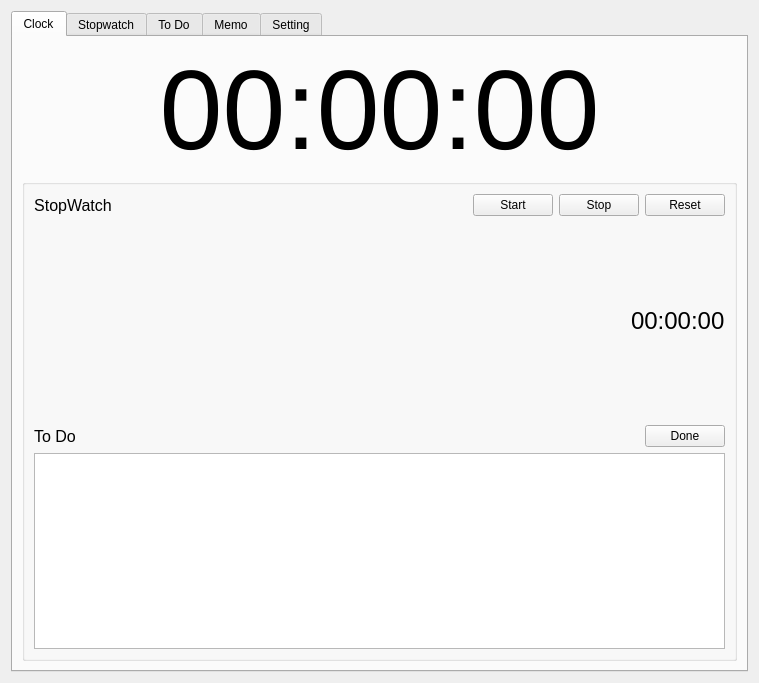
<?xml version="1.0" encoding="UTF-8"?>
<ui version="4.0">
 <class>Form</class>
 <widget class="QWidget" name="Form">
  <property name="geometry">
   <rect>
    <x>0</x>
    <y>0</y>
    <width>759</width>
    <height>683</height>
   </rect>
  </property>
  <property name="windowTitle">
   <string>Form</string>
  </property>
  <layout class="QVBoxLayout" name="verticalLayout_4">
   <item>
    <widget class="QTabWidget" name="appTab">
     <property name="sizePolicy">
      <sizepolicy hsizetype="MinimumExpanding" vsizetype="MinimumExpanding">
       <horstretch>0</horstretch>
       <verstretch>0</verstretch>
      </sizepolicy>
     </property>
     <property name="currentIndex">
      <number>0</number>
     </property>
     <widget class="QWidget" name="clockTab">
      <attribute name="title">
       <string>Clock</string>
      </attribute>
      <layout class="QHBoxLayout" name="horizontalLayout">
       <item>
        <layout class="QVBoxLayout" name="verticalLayout_8">
         <item>
          <widget class="QLabel" name="clockLabel">
           <property name="sizePolicy">
            <sizepolicy hsizetype="Preferred" vsizetype="Preferred">
             <horstretch>0</horstretch>
             <verstretch>0</verstretch>
            </sizepolicy>
           </property>
           <property name="font">
            <font>
             <pointsize>85</pointsize>
            </font>
           </property>
           <property name="text">
            <string>00:00:00</string>
           </property>
           <property name="alignment">
            <set>Qt::AlignCenter</set>
           </property>
           <property name="margin">
            <number>50</number>
           </property>
          </widget>
         </item>
         <item>
          <widget class="QGroupBox" name="mainGroupBox">
           <property name="title">
            <string/>
           </property>
           <layout class="QHBoxLayout" name="horizontalLayout_21">
            <item>
             <layout class="QVBoxLayout" name="verticalLayout_11">
              <item>
               <layout class="QHBoxLayout" name="horizontalLayout_5">
                <item>
                 <widget class="QLabel" name="mainStopwatchLabel">
                  <property name="font">
                   <font>
                    <pointsize>12</pointsize>
                   </font>
                  </property>
                  <property name="text">
                   <string>StopWatch</string>
                  </property>
                  <property name="alignment">
                   <set>Qt::AlignCenter</set>
                  </property>
                 </widget>
                </item>
                <item>
                 <spacer name="horizontalSpacer_10">
                  <property name="orientation">
                   <enum>Qt::Horizontal</enum>
                  </property>
                  <property name="sizeHint" stdset="0">
                   <size>
                    <width>40</width>
                    <height>20</height>
                   </size>
                  </property>
                 </spacer>
                </item>
                <item>
                 <widget class="QPushButton" name="mainStopwatchStart">
                  <property name="text">
                   <string>Start</string>
                  </property>
                 </widget>
                </item>
                <item>
                 <widget class="QPushButton" name="mainStopwatchStop">
                  <property name="text">
                   <string>Stop</string>
                  </property>
                 </widget>
                </item>
                <item>
                 <widget class="QPushButton" name="mainStopwatchReset">
                  <property name="text">
                   <string>Reset</string>
                  </property>
                 </widget>
                </item>
               </layout>
              </item>
              <item>
               <layout class="QHBoxLayout" name="horizontalLayout_10">
                <property name="topMargin">
                 <number>5</number>
                </property>
                <property name="bottomMargin">
                 <number>5</number>
                </property>
                <item>
                 <widget class="QWidget" name="prog_Stopwatch" native="true">
                  <property name="sizePolicy">
                   <sizepolicy hsizetype="MinimumExpanding" vsizetype="MinimumExpanding">
                    <horstretch>0</horstretch>
                    <verstretch>0</verstretch>
                   </sizepolicy>
                  </property>
                  <property name="minimumSize">
                   <size>
                    <width>0</width>
                    <height>50</height>
                   </size>
                  </property>
                  <property name="contextMenuPolicy">
                   <enum>Qt::CustomContextMenu</enum>
                  </property>
                 </widget>
                </item>
                <item>
                 <widget class="QLabel" name="mainStopwatchTime">
                  <property name="font">
                   <font>
                    <pointsize>18</pointsize>
                   </font>
                  </property>
                  <property name="contextMenuPolicy">
                   <enum>Qt::CustomContextMenu</enum>
                  </property>
                  <property name="text">
                   <string>00:00:00</string>
                  </property>
                 </widget>
                </item>
               </layout>
              </item>
              <item>
               <layout class="QHBoxLayout" name="horizontalLayout_22">
                <property name="topMargin">
                 <number>0</number>
                </property>
                <item>
                 <widget class="QLabel" name="label_7">
                  <property name="font">
                   <font>
                    <pointsize>12</pointsize>
                   </font>
                  </property>
                  <property name="text">
                   <string>To Do</string>
                  </property>
                  <property name="alignment">
                   <set>Qt::AlignCenter</set>
                  </property>
                 </widget>
                </item>
                <item>
                 <spacer name="horizontalSpacer_9">
                  <property name="orientation">
                   <enum>Qt::Horizontal</enum>
                  </property>
                  <property name="sizeHint" stdset="0">
                   <size>
                    <width>40</width>
                    <height>20</height>
                   </size>
                  </property>
                 </spacer>
                </item>
                <item>
                 <widget class="QPushButton" name="mainDoneButton">
                  <property name="text">
                   <string>Done</string>
                  </property>
                 </widget>
                </item>
               </layout>
              </item>
              <item>
               <widget class="QListView" name="mainListView">
                <property name="sizePolicy">
                 <sizepolicy hsizetype="MinimumExpanding" vsizetype="MinimumExpanding">
                  <horstretch>0</horstretch>
                  <verstretch>0</verstretch>
                 </sizepolicy>
                </property>
                <property name="contextMenuPolicy">
                 <enum>Qt::CustomContextMenu</enum>
                </property>
                <property name="autoScrollMargin">
                 <number>5</number>
                </property>
                <property name="alternatingRowColors">
                 <bool>true</bool>
                </property>
                <property name="resizeMode">
                 <enum>QListView::Adjust</enum>
                </property>
                <property name="uniformItemSizes">
                 <bool>false</bool>
                </property>
                <property name="batchSize">
                 <number>50</number>
                </property>
               </widget>
              </item>
             </layout>
            </item>
           </layout>
          </widget>
         </item>
        </layout>
       </item>
      </layout>
     </widget>
     <widget class="QWidget" name="stopwatchTab">
      <attribute name="title">
       <string>Stopwatch</string>
      </attribute>
      <layout class="QHBoxLayout" name="horizontalLayout_4">
       <item>
        <layout class="QVBoxLayout" name="verticalLayout_3">
         <item>
          <layout class="QVBoxLayout" name="verticalLayout_7">
           <item>
            <spacer name="verticalSpacer">
             <property name="orientation">
              <enum>Qt::Vertical</enum>
             </property>
             <property name="sizeHint" stdset="0">
              <size>
               <width>20</width>
               <height>40</height>
              </size>
             </property>
            </spacer>
           </item>
           <item>
            <layout class="QHBoxLayout" name="horizontalLayout_7">
             <item>
              <widget class="QPushButton" name="addHourButton">
               <property name="sizePolicy">
                <sizepolicy hsizetype="Fixed" vsizetype="Fixed">
                 <horstretch>0</horstretch>
                 <verstretch>0</verstretch>
                </sizepolicy>
               </property>
               <property name="minimumSize">
                <size>
                 <width>80</width>
                 <height>80</height>
                </size>
               </property>
               <property name="text">
                <string/>
               </property>
              </widget>
             </item>
             <item>
              <widget class="QPushButton" name="addMinuteButton">
               <property name="sizePolicy">
                <sizepolicy hsizetype="Fixed" vsizetype="Fixed">
                 <horstretch>0</horstretch>
                 <verstretch>0</verstretch>
                </sizepolicy>
               </property>
               <property name="minimumSize">
                <size>
                 <width>80</width>
                 <height>80</height>
                </size>
               </property>
               <property name="text">
                <string/>
               </property>
              </widget>
             </item>
             <item>
              <widget class="QPushButton" name="addSecondButton">
               <property name="sizePolicy">
                <sizepolicy hsizetype="Fixed" vsizetype="Fixed">
                 <horstretch>0</horstretch>
                 <verstretch>0</verstretch>
                </sizepolicy>
               </property>
               <property name="minimumSize">
                <size>
                 <width>80</width>
                 <height>80</height>
                </size>
               </property>
               <property name="text">
                <string/>
               </property>
              </widget>
             </item>
            </layout>
           </item>
           <item>
            <spacer name="verticalSpacer_5">
             <property name="orientation">
              <enum>Qt::Vertical</enum>
             </property>
             <property name="sizeHint" stdset="0">
              <size>
               <width>20</width>
               <height>40</height>
              </size>
             </property>
            </spacer>
           </item>
           <item>
            <layout class="QHBoxLayout" name="horizontalLayout_13">
             <item>
              <spacer name="horizontalSpacer_7">
               <property name="orientation">
                <enum>Qt::Horizontal</enum>
               </property>
               <property name="sizeType">
                <enum>QSizePolicy::MinimumExpanding</enum>
               </property>
               <property name="sizeHint" stdset="0">
                <size>
                 <width>75</width>
                 <height>20</height>
                </size>
               </property>
              </spacer>
             </item>
             <item>
              <widget class="QLabel" name="lblStopwatchHour">
               <property name="font">
                <font>
                 <pointsize>85</pointsize>
                </font>
               </property>
               <property name="text">
                <string>00</string>
               </property>
               <property name="alignment">
                <set>Qt::AlignCenter</set>
               </property>
              </widget>
             </item>
             <item>
              <widget class="QLabel" name="stopwatchColon">
               <property name="sizePolicy">
                <sizepolicy hsizetype="MinimumExpanding" vsizetype="Preferred">
                 <horstretch>0</horstretch>
                 <verstretch>0</verstretch>
                </sizepolicy>
               </property>
               <property name="font">
                <font>
                 <pointsize>72</pointsize>
                </font>
               </property>
               <property name="text">
                <string>:</string>
               </property>
               <property name="alignment">
                <set>Qt::AlignCenter</set>
               </property>
              </widget>
             </item>
             <item>
              <widget class="QLabel" name="lblStopwatchMnt">
               <property name="font">
                <font>
                 <pointsize>85</pointsize>
                </font>
               </property>
               <property name="text">
                <string>00</string>
               </property>
               <property name="alignment">
                <set>Qt::AlignCenter</set>
               </property>
              </widget>
             </item>
             <item>
              <widget class="QLabel" name="stopwatchColon_1">
               <property name="sizePolicy">
                <sizepolicy hsizetype="MinimumExpanding" vsizetype="Preferred">
                 <horstretch>0</horstretch>
                 <verstretch>0</verstretch>
                </sizepolicy>
               </property>
               <property name="font">
                <font>
                 <pointsize>72</pointsize>
                </font>
               </property>
               <property name="text">
                <string>:</string>
               </property>
               <property name="alignment">
                <set>Qt::AlignCenter</set>
               </property>
              </widget>
             </item>
             <item>
              <widget class="QLabel" name="lblStopwatchSec">
               <property name="font">
                <font>
                 <pointsize>85</pointsize>
                </font>
               </property>
               <property name="text">
                <string>00</string>
               </property>
               <property name="alignment">
                <set>Qt::AlignCenter</set>
               </property>
              </widget>
             </item>
             <item>
              <spacer name="horizontalSpacer_8">
               <property name="orientation">
                <enum>Qt::Horizontal</enum>
               </property>
               <property name="sizeType">
                <enum>QSizePolicy::MinimumExpanding</enum>
               </property>
               <property name="sizeHint" stdset="0">
                <size>
                 <width>75</width>
                 <height>20</height>
                </size>
               </property>
              </spacer>
             </item>
            </layout>
           </item>
           <item>
            <spacer name="verticalSpacer_3">
             <property name="orientation">
              <enum>Qt::Vertical</enum>
             </property>
             <property name="sizeHint" stdset="0">
              <size>
               <width>20</width>
               <height>40</height>
              </size>
             </property>
            </spacer>
           </item>
           <item>
            <layout class="QHBoxLayout" name="horizontalLayout_6">
             <item>
              <widget class="QPushButton" name="takeHourButton">
               <property name="sizePolicy">
                <sizepolicy hsizetype="Fixed" vsizetype="Fixed">
                 <horstretch>0</horstretch>
                 <verstretch>0</verstretch>
                </sizepolicy>
               </property>
               <property name="minimumSize">
                <size>
                 <width>80</width>
                 <height>80</height>
                </size>
               </property>
               <property name="text">
                <string/>
               </property>
              </widget>
             </item>
             <item>
              <widget class="QPushButton" name="takeMinuteButton">
               <property name="sizePolicy">
                <sizepolicy hsizetype="Fixed" vsizetype="Fixed">
                 <horstretch>0</horstretch>
                 <verstretch>0</verstretch>
                </sizepolicy>
               </property>
               <property name="minimumSize">
                <size>
                 <width>80</width>
                 <height>80</height>
                </size>
               </property>
               <property name="text">
                <string/>
               </property>
              </widget>
             </item>
             <item>
              <widget class="QPushButton" name="takeSecondButton">
               <property name="sizePolicy">
                <sizepolicy hsizetype="Fixed" vsizetype="Fixed">
                 <horstretch>0</horstretch>
                 <verstretch>0</verstretch>
                </sizepolicy>
               </property>
               <property name="minimumSize">
                <size>
                 <width>80</width>
                 <height>80</height>
                </size>
               </property>
               <property name="text">
                <string/>
               </property>
              </widget>
             </item>
            </layout>
           </item>
           <item>
            <spacer name="verticalSpacer_4">
             <property name="orientation">
              <enum>Qt::Vertical</enum>
             </property>
             <property name="sizeHint" stdset="0">
              <size>
               <width>20</width>
               <height>40</height>
              </size>
             </property>
            </spacer>
           </item>
           <item>
            <layout class="QHBoxLayout" name="horizontalLayout_20">
             <property name="topMargin">
              <number>0</number>
             </property>
             <item>
              <widget class="QPushButton" name="startStopwatchButton">
               <property name="text">
                <string>Start</string>
               </property>
              </widget>
             </item>
             <item>
              <widget class="QPushButton" name="stopStopwatchButton">
               <property name="text">
                <string>Stop</string>
               </property>
              </widget>
             </item>
             <item>
              <widget class="QPushButton" name="resetStopwatchButton">
               <property name="text">
                <string>Reset</string>
               </property>
              </widget>
             </item>
            </layout>
           </item>
          </layout>
         </item>
        </layout>
       </item>
      </layout>
     </widget>
     <widget class="QWidget" name="toDoTab">
      <attribute name="title">
       <string>To Do</string>
      </attribute>
      <layout class="QHBoxLayout" name="horizontalLayout_3">
       <item>
        <layout class="QVBoxLayout" name="verticalLayout_2">
         <item>
          <widget class="QListView" name="toDoListView">
           <property name="contextMenuPolicy">
            <enum>Qt::CustomContextMenu</enum>
           </property>
           <property name="alternatingRowColors">
            <bool>true</bool>
           </property>
          </widget>
         </item>
         <item>
          <widget class="QListView" name="finishedToDoListView">
           <property name="contextMenuPolicy">
            <enum>Qt::CustomContextMenu</enum>
           </property>
          </widget>
         </item>
         <item>
          <layout class="QHBoxLayout" name="horizontalLayout_18">
           <property name="topMargin">
            <number>0</number>
           </property>
           <property name="rightMargin">
            <number>0</number>
           </property>
           <item>
            <widget class="QLabel" name="toDoLabel">
             <property name="text">
              <string>ToDo</string>
             </property>
            </widget>
           </item>
           <item>
            <widget class="QLineEdit" name="toDoLineEdit"/>
           </item>
          </layout>
         </item>
         <item>
          <layout class="QHBoxLayout" name="horizontalLayout_2">
           <item>
            <spacer name="horizontalSpacer_3">
             <property name="orientation">
              <enum>Qt::Horizontal</enum>
             </property>
             <property name="sizeHint" stdset="0">
              <size>
               <width>40</width>
               <height>20</height>
              </size>
             </property>
            </spacer>
           </item>
           <item>
            <widget class="QPushButton" name="toDoAddButton">
             <property name="text">
              <string>Add</string>
             </property>
            </widget>
           </item>
           <item>
            <spacer name="horizontalSpacer_2">
             <property name="orientation">
              <enum>Qt::Horizontal</enum>
             </property>
             <property name="sizeHint" stdset="0">
              <size>
               <width>40</width>
               <height>20</height>
              </size>
             </property>
            </spacer>
           </item>
           <item>
            <widget class="QPushButton" name="toDoRemoveButton">
             <property name="text">
              <string>Remove</string>
             </property>
            </widget>
           </item>
           <item>
            <spacer name="horizontalSpacer">
             <property name="orientation">
              <enum>Qt::Horizontal</enum>
             </property>
             <property name="sizeHint" stdset="0">
              <size>
               <width>40</width>
               <height>20</height>
              </size>
             </property>
            </spacer>
           </item>
          </layout>
         </item>
        </layout>
       </item>
      </layout>
     </widget>
     <widget class="QWidget" name="memoTab">
      <attribute name="title">
       <string>Memo</string>
      </attribute>
      <layout class="QHBoxLayout" name="horizontalLayout_8">
       <item>
        <layout class="QVBoxLayout" name="verticalLayout_5">
         <item>
          <widget class="QTabWidget" name="memoListTab">
           <property name="tabShape">
            <enum>QTabWidget::Rounded</enum>
           </property>
           <property name="currentIndex">
            <number>1</number>
           </property>
           <property name="tabsClosable">
            <bool>true</bool>
           </property>
           <property name="movable">
            <bool>true</bool>
           </property>
           <widget class="QWidget" name="memoListTab_1">
            <attribute name="title">
             <string>Memo 1</string>
            </attribute>
            <layout class="QHBoxLayout" name="horizontalLayout_23">
             <item>
              <widget class="QTextEdit" name="textEdit"/>
             </item>
            </layout>
           </widget>
           <widget class="QWidget" name="memoListTab_2">
            <attribute name="title">
             <string>Memo 2</string>
            </attribute>
            <layout class="QHBoxLayout" name="horizontalLayout_25">
             <item>
              <widget class="QTextEdit" name="memoTextEdit_2">
               <property name="font">
                <font>
                 <pointsize>12</pointsize>
                </font>
               </property>
               <property name="contextMenuPolicy">
                <enum>Qt::CustomContextMenu</enum>
               </property>
              </widget>
             </item>
            </layout>
           </widget>
          </widget>
         </item>
         <item>
          <layout class="QHBoxLayout" name="horizontalLayout_9">
           <item>
            <spacer name="horizontalSpacer_5">
             <property name="orientation">
              <enum>Qt::Horizontal</enum>
             </property>
             <property name="sizeHint" stdset="0">
              <size>
               <width>40</width>
               <height>20</height>
              </size>
             </property>
            </spacer>
           </item>
           <item>
            <widget class="QPushButton" name="addMemoButton">
             <property name="text">
              <string>Add</string>
             </property>
            </widget>
           </item>
           <item>
            <spacer name="horizontalSpacer_6">
             <property name="orientation">
              <enum>Qt::Horizontal</enum>
             </property>
             <property name="sizeHint" stdset="0">
              <size>
               <width>40</width>
               <height>20</height>
              </size>
             </property>
            </spacer>
           </item>
           <item>
            <widget class="QPushButton" name="removeMemoButton">
             <property name="text">
              <string>Remove</string>
             </property>
            </widget>
           </item>
           <item>
            <spacer name="horizontalSpacer_4">
             <property name="orientation">
              <enum>Qt::Horizontal</enum>
             </property>
             <property name="sizeHint" stdset="0">
              <size>
               <width>40</width>
               <height>20</height>
              </size>
             </property>
            </spacer>
           </item>
          </layout>
         </item>
        </layout>
       </item>
      </layout>
     </widget>
     <widget class="QWidget" name="settingTab">
      <attribute name="title">
       <string>Setting</string>
      </attribute>
     </widget>
    </widget>
   </item>
  </layout>
 </widget>
 <resources/>
 <connections/>
</ui>
